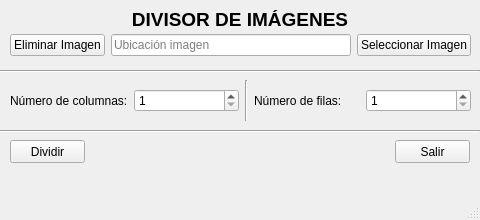
<?xml version="1.0" encoding="UTF-8"?>
<ui version="4.0">
 <class>MainWindow</class>
 <widget class="QMainWindow" name="MainWindow">
  <property name="geometry">
   <rect>
    <x>0</x>
    <y>0</y>
    <width>480</width>
    <height>220</height>
   </rect>
  </property>
  <property name="windowTitle">
   <string>DIVISOR DE IMÁGENES</string>
  </property>
  <property name="windowIcon">
   <iconset resource="img/icono.qrc">
    <normaloff>:/icono/icono.png</normaloff>:/icono/icono.png</iconset>
  </property>
  <widget class="QWidget" name="centralwidget">
   <widget class="QLabel" name="label">
    <property name="geometry">
     <rect>
      <x>10</x>
      <y>10</y>
      <width>460</width>
      <height>18</height>
     </rect>
    </property>
    <property name="font">
     <font>
      <pointsize>14</pointsize>
      <weight>75</weight>
      <bold>true</bold>
     </font>
    </property>
    <property name="text">
     <string>DIVISOR DE IMÁGENES</string>
    </property>
    <property name="alignment">
     <set>Qt::AlignCenter</set>
    </property>
   </widget>
   <widget class="QPushButton" name="pushButton_Generar">
    <property name="geometry">
     <rect>
      <x>10</x>
      <y>140</y>
      <width>75</width>
      <height>23</height>
     </rect>
    </property>
    <property name="toolTip">
     <string>Dividir</string>
    </property>
    <property name="text">
     <string>Dividir</string>
    </property>
    <property name="icon">
     <iconset resource="img/aceptar.qrc">
      <normaloff>:/aceptar/aceptar.png</normaloff>:/aceptar/aceptar.png</iconset>
    </property>
   </widget>
   <widget class="QPushButton" name="pushButton_Salir">
    <property name="geometry">
     <rect>
      <x>395</x>
      <y>140</y>
      <width>75</width>
      <height>23</height>
     </rect>
    </property>
    <property name="toolTip">
     <string>Salir</string>
    </property>
    <property name="text">
     <string>Salir</string>
    </property>
    <property name="icon">
     <iconset resource="img/salir.qrc">
      <normaloff>:/salir/salir.png</normaloff>:/salir/salir.png</iconset>
    </property>
   </widget>
   <widget class="QWidget" name="horizontalLayoutWidget_3">
    <property name="geometry">
     <rect>
      <x>10</x>
      <y>30</y>
      <width>461</width>
      <height>31</height>
     </rect>
    </property>
    <layout class="QHBoxLayout" name="horizontalLayout_3">
     <item>
      <widget class="QPushButton" name="pushButton_Eliminar">
       <property name="toolTip">
        <string>Eliminar Imagen</string>
       </property>
       <property name="text">
        <string>Eliminar Imagen</string>
       </property>
       <property name="icon">
        <iconset resource="img/eliminar.qrc">
         <normaloff>:/eliminar/eliminar.png</normaloff>:/eliminar/eliminar.png</iconset>
       </property>
      </widget>
     </item>
     <item>
      <widget class="QLineEdit" name="lineEdit_imagen">
       <property name="toolTip">
        <string>Ubicación de la imagen</string>
       </property>
       <property name="text">
        <string/>
       </property>
       <property name="readOnly">
        <bool>true</bool>
       </property>
       <property name="placeholderText">
        <string>Ubicación imagen</string>
       </property>
      </widget>
     </item>
     <item>
      <widget class="QPushButton" name="pushButton_Seleccionar">
       <property name="toolTip">
        <string>Seleccionar Imagen</string>
       </property>
       <property name="text">
        <string>Seleccionar Imagen</string>
       </property>
       <property name="icon">
        <iconset resource="img/seleccionar.qrc">
         <normaloff>:/seleccionar/seleccionar.png</normaloff>:/seleccionar/seleccionar.png</iconset>
       </property>
      </widget>
     </item>
    </layout>
   </widget>
   <widget class="QWidget" name="horizontalLayoutWidget">
    <property name="geometry">
     <rect>
      <x>10</x>
      <y>80</y>
      <width>461</width>
      <height>41</height>
     </rect>
    </property>
    <layout class="QHBoxLayout" name="horizontalLayout">
     <item>
      <widget class="QLabel" name="label_2">
       <property name="text">
        <string>Número de columnas:</string>
       </property>
      </widget>
     </item>
     <item>
      <widget class="QSpinBox" name="spinBox_columnas">
       <property name="toolTip">
        <string>Número de columnas</string>
       </property>
       <property name="minimum">
        <number>1</number>
       </property>
       <property name="maximum">
        <number>100</number>
       </property>
      </widget>
     </item>
     <item>
      <widget class="Line" name="line">
       <property name="orientation">
        <enum>Qt::Vertical</enum>
       </property>
      </widget>
     </item>
     <item>
      <widget class="QLabel" name="label_3">
       <property name="text">
        <string>Número de filas:</string>
       </property>
      </widget>
     </item>
     <item>
      <widget class="QSpinBox" name="spinBox_filas">
       <property name="toolTip">
        <string>Número de filas</string>
       </property>
       <property name="minimum">
        <number>1</number>
       </property>
       <property name="maximum">
        <number>100</number>
       </property>
      </widget>
     </item>
    </layout>
   </widget>
   <widget class="Line" name="line_2">
    <property name="geometry">
     <rect>
      <x>0</x>
      <y>70</y>
      <width>480</width>
      <height>3</height>
     </rect>
    </property>
    <property name="orientation">
     <enum>Qt::Horizontal</enum>
    </property>
   </widget>
   <widget class="QLabel" name="labelstatusbar">
    <property name="geometry">
     <rect>
      <x>160</x>
      <y>170</y>
      <width>47</width>
      <height>13</height>
     </rect>
    </property>
    <property name="text">
     <string/>
    </property>
   </widget>
   <widget class="Line" name="line_3">
    <property name="geometry">
     <rect>
      <x>0</x>
      <y>130</y>
      <width>480</width>
      <height>3</height>
     </rect>
    </property>
    <property name="orientation">
     <enum>Qt::Horizontal</enum>
    </property>
   </widget>
  </widget>
  <widget class="QMenuBar" name="menubar">
   <property name="geometry">
    <rect>
     <x>0</x>
     <y>0</y>
     <width>480</width>
     <height>21</height>
    </rect>
   </property>
  </widget>
  <widget class="QStatusBar" name="statusbar"/>
 </widget>
 <resources>
  <include location="img/seleccionar.qrc"/>
  <include location="img/icono.qrc"/>
  <include location="img/salir.qrc"/>
  <include location="img/aceptar.qrc"/>
  <include location="img/eliminar.qrc"/>
 </resources>
 <connections/>
</ui>
